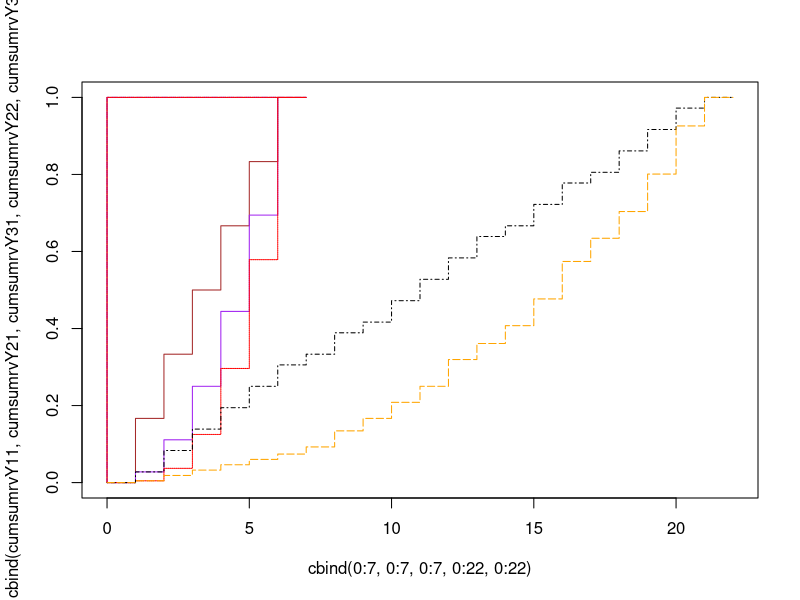
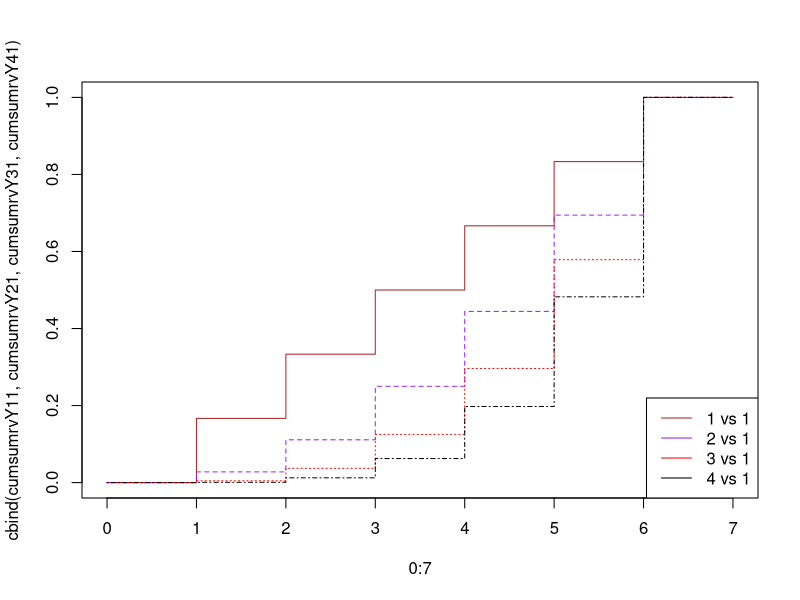
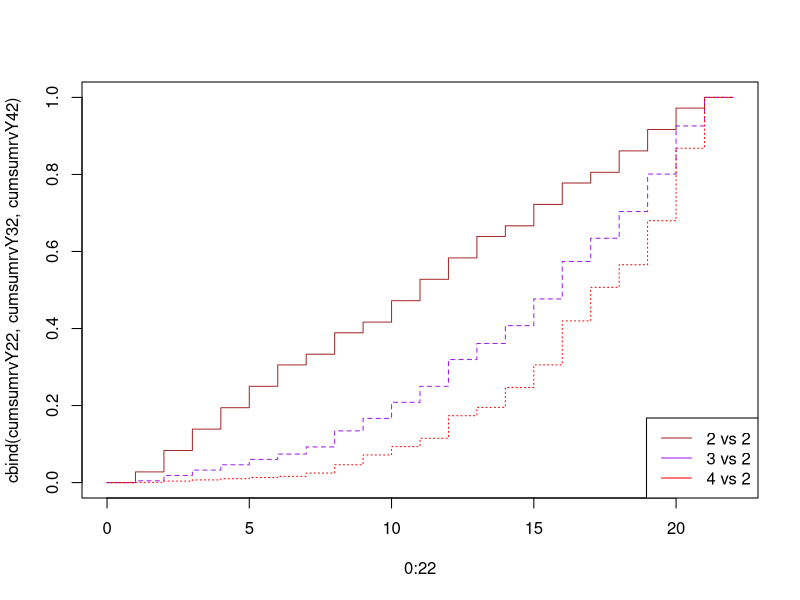
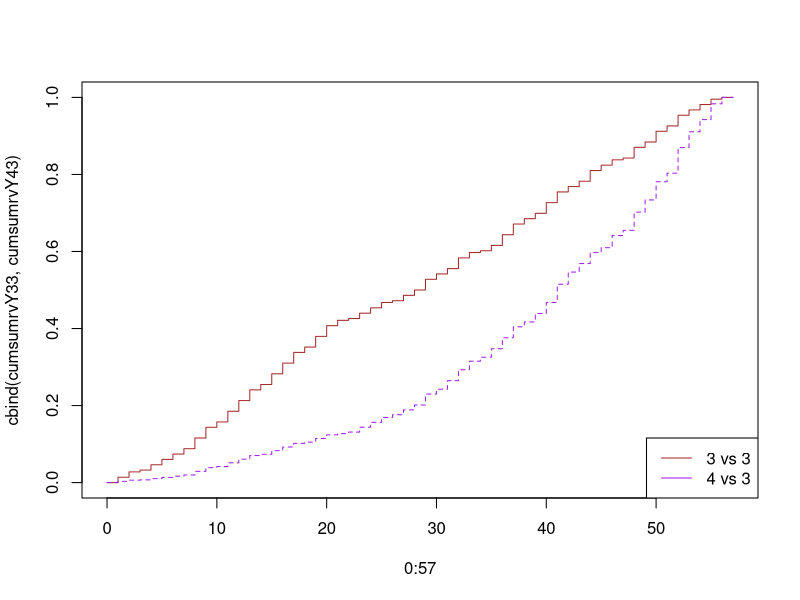
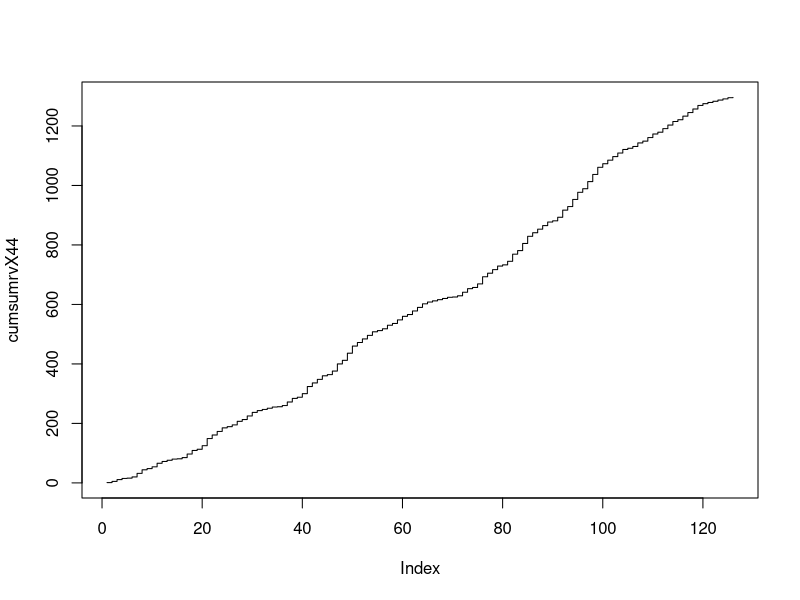
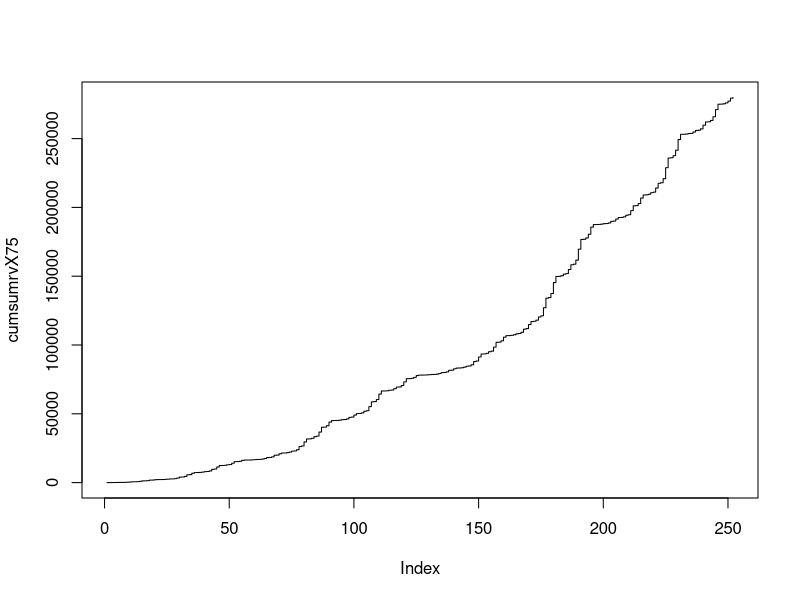

Reproduce these figures in R, in order.
#library(ggplot2) 

# Random variable X ordenado por combinaciones de que combinacion de dados tiene mas chance ganar
# CDF

# Escenarios clasicos
# 12
cumsumrvY31 <- c(0, 1, 8, 27, 64, 125, 216, 216) / 216
cumsumrvY21 <- c(0, 1, 4, 9, 16, 25, 36, 36) / 36
cumsumrvY11 <- c(0, 1, 2, 3, 4, 5, 6, 6) / 6
cumsumrvY32 <- c(0, 1, 4, 7, 10, 13, 16, 20, 29, 36, 45, 54, 69, 78, 88, 103, 124, 137, 152, 173, 200, 216, 216) / 216
cumsumrvY22 <- c(0, 1, 3, 5, 7, 9, 11, 12, 14, 15, 17, 19, 21, 23, 24, 26, 28, 29, 31, 33, 35, 36, 36) / 36
matplot(
    cbind(0:7, 0:7, 0:7, 0:22, 0:22), 
    cbind(cumsumrvY11, cumsumrvY21, cumsumrvY31, cumsumrvY22, cumsumrvY32), 
    type='s',
    col = c("brown", "purple", "red", "black", "orange"),
    do.points = TRUE, pch = 16,col.points = "blue"
    )

# Scenario (n vs 1)
cumsumrvY41 <- c(0, 1, 16, 81, 256, 625, 1296, 1296) / 1296
cumsumrvY31 <- c(0, 1, 8, 27, 64, 125, 216, 216) / 216
cumsumrvY21 <- c(0, 1, 4, 9, 16, 25, 36, 36) / 36
cumsumrvY11 <- c(0, 1, 2, 3, 4, 5, 6, 6) / 6
matplot(
    0:7, 
    cbind(cumsumrvY11, cumsumrvY21, cumsumrvY31, cumsumrvY41), 
    type='s',
    col = c("brown", "purple", "red", "black"),
    do.points = TRUE, pch = 16,col.points = "blue"
    )
legend("bottomright", legend = c("1 vs 1", "2 vs 1", "3 vs 1", "4 vs 1"), 
        col = c("brown", "purple", "red", "black"),
        lty = 1)
 

# Scenario (n vs 2)
cumsumrvY42 <- c(0, 1, 5, 9, 13, 17, 21, 32, 60, 93, 121, 149, 225, 253, 320, 396, 544, 657, 733, 881, 1125, 1296, 1296) / 1296
cumsumrvY32 <- c(0, 1, 4, 7, 10, 13, 16, 20, 29, 36, 45, 54, 69, 78, 88, 103, 124, 137, 152, 173, 200, 216, 216) / 216
cumsumrvY22 <- c(0, 1, 3, 5, 7, 9, 11, 12, 14, 15, 17, 19, 21, 23, 24, 26, 28, 29, 31, 33, 35, 36, 36) / 36
matplot(
    0:22, 
    cbind(cumsumrvY22, cumsumrvY32, cumsumrvY42), 
    type='s',
    col = c("brown", "purple", "red"),
    do.points = TRUE, pch = 16,col.points = "blue"
    )
legend("bottomright", legend = c("2 vs 2", "3 vs 2", "4 vs 2"), 
        col = c("brown", "purple", "red"),
        lty = 1)





# Scenario (n vs 3)
cumsumrvY33 <- c(0, 3, 6, 7, 10, 13, 16, 19, 25, 31, 34, 40, 46, 52, 55, 61, 67, 73, 76, 82, 88, 91, 92, 95, 98, 101, 102, 105, 108, 114, 117, 120, 126, 129, 130, 133, 139, 145, 148, 151, 157, 163, 166, 169, 175, 178, 181, 182, 188, 191, 197, 200, 206, 209, 212, 215, 216, 216) / 216
cumsumrvY43 <- c(0, 4, 8, 9, 13, 17, 21, 25, 37, 49, 53, 65, 77, 89, 93, 105, 117, 129, 133, 145, 157, 161, 166, 182, 198, 214, 223, 239, 255, 291, 307, 335, 371, 399, 412, 440, 476, 512, 528, 556, 592, 652, 692, 720, 756, 772, 812, 829, 889, 929, 989, 1017, 1101, 1153, 1193, 1245, 1266, 1266) / 1266
matplot(
    0:57,
    cbind(cumsumrvY33, cumsumrvY43), 
    type='s',
    col = c("brown", "purple"),
    do.points = TRUE, pch = 16,col.points = "blue"
    )
legend("bottomright", legend = c("3 vs 3", "4 vs 3"), 
        col = c("brown", "purple"),
        lty = 1)



# Scenario (4 vs 4)
cumsumrvX44 <- c(1, 5, 11, 15, 16, 20, 32, 44, 48, 54, 66, 72, 76, 80, 81, 85, 97, 109, 113, 125, 149, 161, 173, 185, 189, 195, 207, 213, 225, 237, 243, 247, 251, 255, 256, 260, 272, 284, 288, 300, 324, 336, 348, 360, 364, 376, 400, 412, 436, 460, 472, 484, 496, 508, 512, 518, 530, 536, 548, 560, 566, 578, 590, 602, 608, 612, 616, 620, 624, 625, 629, 641, 653, 657, 669, 693, 705, 717, 729, 733, 745, 769, 781, 805, 829, 841, 853, 865, 877, 881, 893, 917, 929, 953, 977, 989, 1013, 1037, 1061, 1073, 1085, 1097, 1109, 1121, 1125, 1131, 1143, 1149, 1161, 1173, 1179, 1191, 1203, 1215, 1221, 1233, 1245, 1257, 1269, 1275, 1279, 1283, 1287, 1291, 1295, 1296)
plot(cumsumrvX44, type='s')

# Scenario (5 vs 7)
cumsumrvX75 <- c(1, 8, 29, 64, 99, 128, 135, 177, 282, 422, 576, 597, 702, 912, 1248, 1283, 1423, 1808, 1843, 2088, 2187, 2194, 2236, 2341, 2481, 2635, 2677, 2887, 3307, 3979, 4084, 4504, 5659, 5799, 6779, 7290, 7311, 7416, 7626, 7962, 8067, 8487, 9642, 9852, 11322, 12393, 12428, 12568, 12953, 13093, 14073, 15228, 15263, 15508, 16173, 16384, 16391, 16433, 16538, 16678, 16832, 16874, 17084, 17504, 18176, 18281, 18701, 19856, 19996, 20976, 21487, 21529, 21739, 22159, 22831, 23041, 23881, 26191, 26611, 29551, 31693, 31798, 32218, 33373, 33793, 36733, 40198, 40338, 41318, 43978, 45056, 45077, 45182, 45392, 45728, 45833, 46253, 47408, 47618, 49088, 50159, 50264, 50684, 51839, 52259, 55199, 58664, 58874, 60344, 64334, 66560, 66595, 66735, 67120, 67260, 68240, 69395, 69535, 70515, 73175, 75520, 75555, 75800, 76465, 77760, 78125, 78132, 78174, 78279, 78419, 78573, 78615, 78825, 79245, 79917, 80022, 80442, 81597, 81737, 82717, 83228, 83270, 83480, 83900, 84572, 84782, 85622, 87932, 88352, 91292, 93434, 93539, 93959, 95114, 95534, 98474, 101939, 102079, 103059, 105719, 106797, 106839, 107049, 107469, 108141, 108351, 109191, 111501, 111921, 114861, 117003, 117213, 118053, 120363, 121203, 127083, 134013, 134433, 137373, 145353, 149805, 149910, 150330, 151485, 151905, 154845, 158310, 158730, 161670, 169650, 176685, 176825, 177805, 180465, 185645, 187500, 187521, 187626, 187836, 188172, 188277, 188697, 189852, 190062, 191532, 192603, 192708, 193128, 194283, 194703, 197643, 201108, 201318, 202788, 206778, 209004, 209109, 209529, 210684, 211104, 214044, 217509, 217929, 220869, 228849, 235884, 236094, 237564, 241554, 249324, 253125, 253160, 253300, 253685, 253825, 254805, 255960, 256100, 257080, 259740, 262085, 262225, 263205, 265865, 271045, 275000, 275035, 275280, 275945, 277240, 279375, 279936)
plot(cumsumrvX75, type='s')
